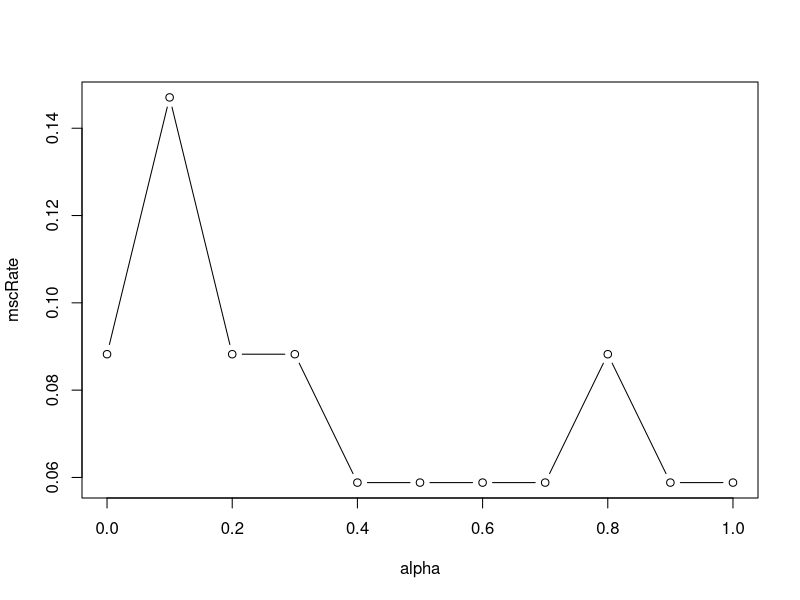
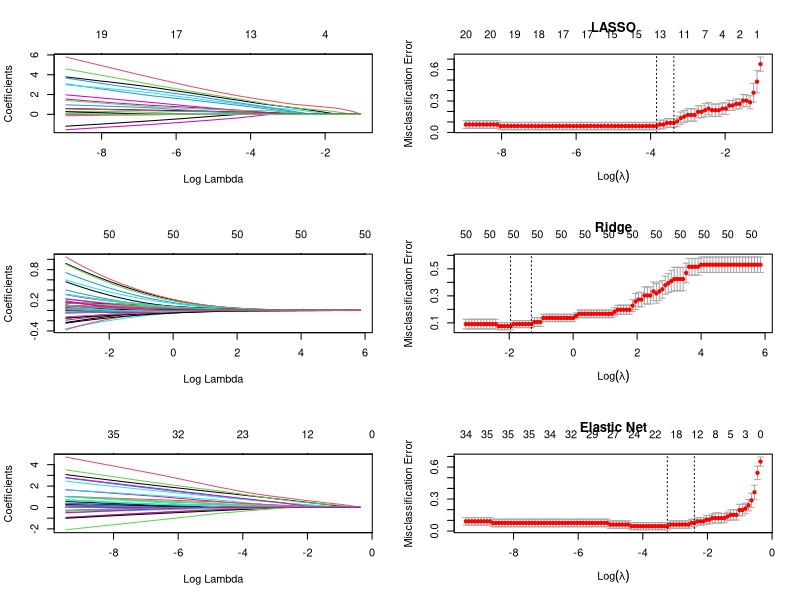

R code for these plots, in order:
library(glmnet)
library(MASS)
set.seed(19873)
n <- 100
p <- 50
CovMatrix <- outer(1:p, 1:p, function(x,y) {.7^abs(x-y)})
x <- mvrnorm(n,rep(0,p),CovMatrix)
#y <- 10*rowSums(x[,1:2])+5*rowSums(x[,3:4])+rowSums(x[,5:14])
y <- 10*apply(x[,1:2],1,sum)+5*apply(x[,3:4],1,sum)+apply(x[,5:14],1,sum)
p <- exp(y)/(1+exp(y))
y <- rbinom(n,1,p)
trainRows <- sample(1:n,.66*n)
x.train <- x[trainRows, ]
x.test <- x[-trainRows, ]

y.train <- y[trainRows]
y.test <- y[-trainRows]

for (i in 0:10){
    assign(paste("fit",i,sep=""), cv.glmnet(x.train,y.train,type.measure="class", alpha=i/10,family="binomial"))
    fitt <- get(paste("fit",i,sep=""))
    assign(paste("Alpha",i/10,sep=""),1-sum(predict(fitt, s=fitt$lambda.1se, newx=x.test, type="class")==y.test)/length(y.test))
}

mscRate <- matrix(NA, 11,1)
rowname <- c()
for (i in 0:10){
    mscRate[i+1,1] <- get(paste("Alpha",i/10,sep=""))
    rowname <- rbind(rowname,paste("Alpha",i/10,sep=""))
}

rownames(mscRate) <- rowname
mscRate
minErrorNum <- apply(mscRate,2,which.min)
plot((0:10)/10,mscRate,type='b',xlab="alpha")

fit.lasso <- glmnet(x.train, y.train, family="binomial",alpha=1)
fit.ridge <- glmnet(x.train, y.train, family="binomial",alpha=0)
fit.elnet <- glmnet(x.train, y.train, family="binomial", alpha=minErrorNum/10)

par(mfrow=c(3,2))
plot(fit.lasso, xvar = "lambda")
plot(fit10, main="LASSO")

plot(fit.ridge, xvar="lambda")
plot(fit0, main="Ridge")

plot(fit.elnet, xvar = "lambda")
plot(get(paste("fit",minErrorNum,sep="")), main = "Elastic Net")
